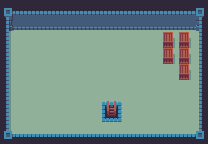

Below is a game level as drawn by its tile map, then a one-line description and the .tmx that defines it (tile-layer data replaced by summaries):
An orthogonal 13x9 tile map with 16x16 px tiles, 2 tile layers (Tile Layer 2, Tile Layer 1).

<map version="1.2" tiledversion="1.2.5" orientation="orthogonal" renderorder="right-down" width="13" height="9" tilewidth="16" tileheight="16" infinite="0" nextlayerid="3" nextobjectid="1">
 <tileset firstgid="1" source="sheet.tsx" />
 <layer id="2" name="Tile Layer 2" width="13" height="9">
  <data>[117 cells, 65 non-empty, 1 distinct tile ids]</data>
 </layer>
 <layer id="1" name="Tile Layer 1" width="13" height="9">
  <data>[117 cells, 117 non-empty, 17 distinct tile ids]</data>
 </layer>
</map>
